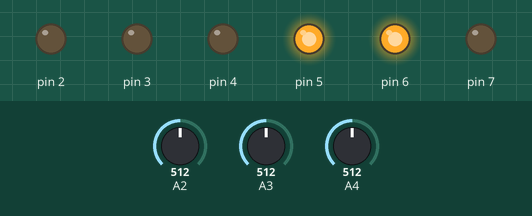
Bench run of a sketch on a simulated Arduino Uno, built with avr-gcc and run on an emulated ATmega328P. Parts: output pins drawn as LEDs (lit = HIGH). The inputs (shaded band) are chosen by the test bench; at power-on: A2 = 512, A3 = 512, A4 = 512. What the sketch prints to the serial monitor is not drawn.

Above: at 0.8 s.
0.9 s: A2 set to 492
At 2.1 s:
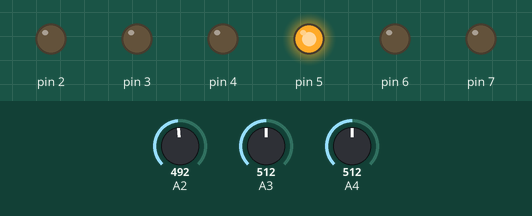
2.4 s: A2 set to 511
At 3.5 s:
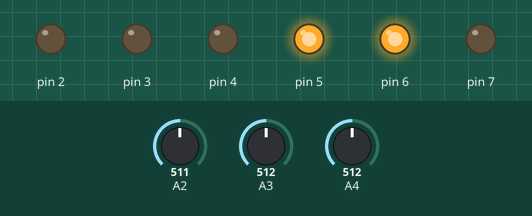
4.0 s: A3 set to 312
5.5 s: A3 set to 285
At 5.8 s:
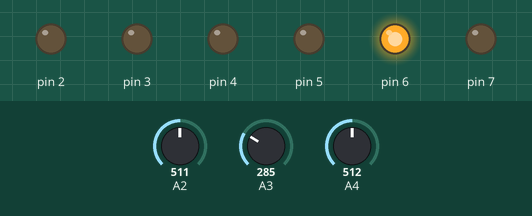
7.0 s: A3 set to 306
At 8.2 s:
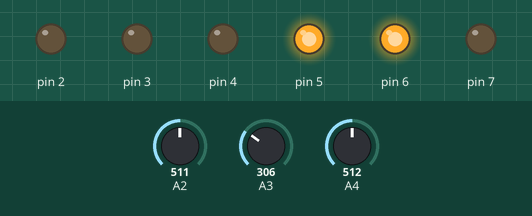
8.6 s: A2 set to 122
At 9.4 s:
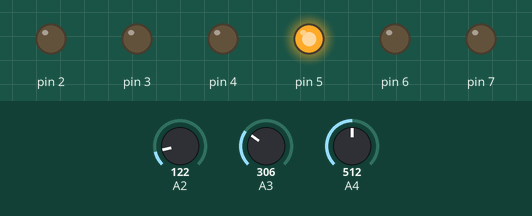
Timing chart, 0 to 11.1 s (numbered marks = the images above; inputs shaded):
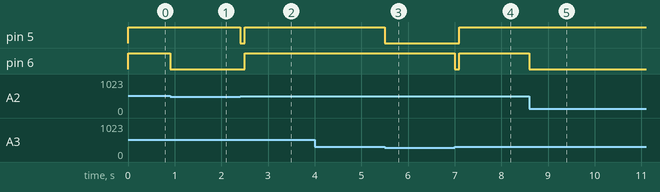

The sketch:

FinalLineFollower.ino
```cpp
//Right Motor Positive-D6 and Negative-D7
//Left Motor Positive-D4 and Negative-D5
// Right IR on A3
// Left IR on A2
// Centre IR on A4
//Forward=0b01100000
//Right=0b10100000
//Backward=0b10010000
//Left=0b01010000
//less than threshold white and more than threshold means black
//left-500
//right-370
//centre-400
//t=225
int count =0;
int pinstate=0;
double distance=0;
int tl=500;
int tr=300;
int tc=400;
String ll="Left - ";
String lr="Right- ";
String lc="Centre- ";
int main(void)
{
  Serial.begin(2000000);
  DDRD=0xFF;
  while(true)
  {
    int leftdepth=getleftirdepth();
    int rightdepth = getrightirdepth();
    int centre=getcentre();
    linefollow(leftdepth,rightdepth,centre,tl);
  }
}
void forward()
{
  PORTD=0b01100000;

}
void backward()
{
  PORTD=0b10010000;
}
void rightturn()
{
  PORTD=0b00100000;
}
void leftturn()
{
  PORTD=0b01000000;
}
void completestop()
{
  PORTD=0b00000000;
}
int getleftirdepth()
{
   ADMUX=0x42;
   ADCSRA=0xC7;
    while(ADCSRA&0x40);
    int v=ADCW;
    return v;
}
int getrightirdepth()
{
   ADMUX=0x43;
   ADCSRA=0xC7;
    while(ADCSRA&0x40);
    int y=ADCW;
    return y;
}
int getcentre()
{
   ADMUX=0x44;
   ADCSRA=0xC7;
    while(ADCSRA&0x40);
    int u=ADCW;
    return u;
}
void printdata(String p,int data)
{
  Serial.print(p);
  Serial.println(data);
}
void linefollow(int left,int right,int centre,int tl)
{
printdata(ll,left);
printdata(lr,right);
 printdata(lc,centre);
  if(left<tl&&right<tr&&centre>tc)
  {
    Serial.println("Forward - Normal");
    forward();

  }
  else if(left>tl&&right<tr&&centre>tc)
  {
    Serial.println("Left");
    leftturn();
    _delay_ms(100);
    while(!(right>tr))
    {
      right=getrightirdepth();
      Serial.println("Taking Left- Left and centre on black, right on white");
    }
    while(!(centre>tc))
    {
      rightturn();
      centre=getcentre();
      Serial.println("Taking Right- Aligning");
    }
        completestop();
    _delay_ms(100);
  }
    else if(left>tl&&right<tr&&centre<tc)
  {
    Serial.println("Left");
    leftturn();
    _delay_ms(100);
    while(!(right>tr))
    {
      right=getrightirdepth();
      Serial.println("Taking Left- Left on black, centre and right on white");
    }
    while(!(centre>tc))
    {
      rightturn();
      centre=getcentre();
      Serial.println("Taking Right- Aligning");
    }
        completestop();
    _delay_ms(100);
  }
  else if(left<tl&&right>tr&&centre>tc)
  {
    Serial.println("Right");
    rightturn();
    _delay_ms(100);
    while(!(left>tl))
    {
      left=getleftirdepth();
      Serial.println("Taking Right - Right and centre on black, left on white");
    }
    while(!(centre>tc))
    {
      leftturn();
      centre=getcentre();
      Serial.println("Taking Left- Aligning");
    }
        completestop();
    _delay_ms(100);
   }
     else if(left<tl&&right>tr&&centre<tc)
  {
    Serial.println("Right");
    rightturn();
    _delay_ms(100);
    while(!(left>tl))
    {
      left=getleftirdepth();
      Serial.println("Taking Right - Left and centre on white, right on back");
    }
    while(!(centre>tc))
    {
      leftturn();
      centre=getcentre();
      Serial.println("Taking Left- Aligning");
    }
    completestop();
    _delay_ms(100);
   }
  else if(left>tl&&right>tr&&centre>tc)
  {
    forward();
    Serial.println("Forward - All 3 on black");
  }
  else if(left<tl&&right<tr&&centre<tc)
  {
    Serial.println("All 3 on white");
    backward();
  }
  else
  {

  }
 }
```

Measured:
- the behaviour switches between 500 and 499 on A2 (found by bisection; images 0 and 1)
- the behaviour switches between 300 and 299 on A3 (found by bisection; images 2 and 3)
- after the input at 0.9 s, pin 6: HIGH → LOW at once
- after the input at 2.4 s, pin 5: HIGH → LOW at once, → HIGH 0.10 s later; pin 6: LOW → HIGH after 0.10 s
- after the input at 5.5 s, pin 5: HIGH → LOW at once
- after the input at 7.0 s, pin 5: LOW → HIGH after 0.10 s; pin 6: HIGH → LOW at once, → HIGH 0.10 s later
- after the input at 8.6 s, pin 6: HIGH → LOW at once
